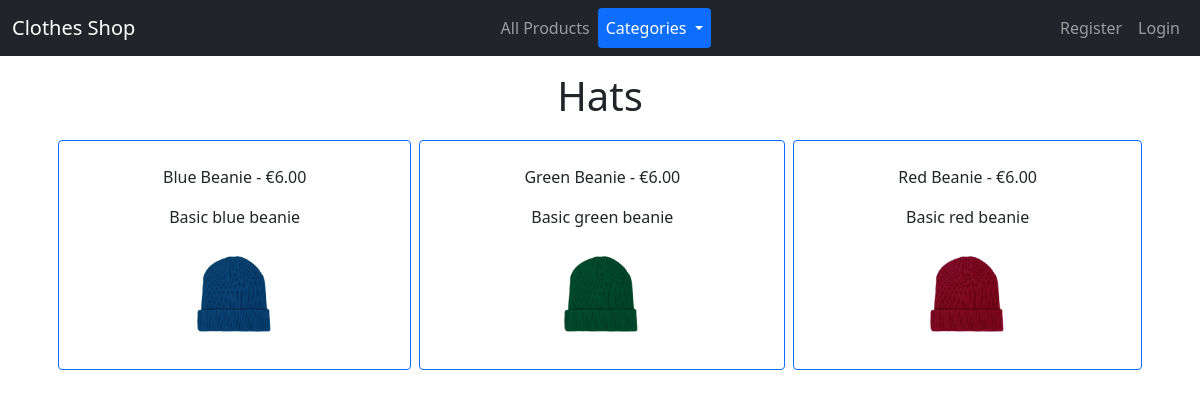
The app's page /Hats/ with its own data.
### adrianshop/models.py (models this page shows)
class Product(models.Model):
    id = models.AutoField(primary_key=True)
    name = models.CharField(max_length=200, null=False)
    description = models.CharField(max_length=300, null=False)
    price = models.DecimalField(max_digits=6, decimal_places=2, default=0.0)
    product_image = models.FileField(upload_to='products/%Y/%b/')
    class ProductTag(models.TextChoices):
        HAT = 'Hats'
        SHIRT = 'Shirts'
        HOODIE = 'Hoodies'
        TROUSER = 'Trousers'
        MISC = 'Miscellaneous'
    product_tag = models.CharField(max_length=13, choices=ProductTag.choices, default=ProductTag.MISC)

### adrianshop/views.py (the view)
# urls.py: path('<str:tag>/', views.category, name='tag_page'),
def category(request, tag):
    tag = tag.capitalize()
    products = Product.objects.filter(product_tag=tag)
    if tag in Product.ProductTag:
        return render(request, 'product_tag_template.html', {'products':products, 'tag':tag})
    else:
        return redirect('/')

### adrianshop/templates/product_tag_template.html (shortened to what this page needs)
{% extends 'base.html' %}
{% block content %}
    <h1 class="text-center">{{ tag }}</h1>
    <div class="d-flex flex-wrap p-2 justify-content-center " >
        {% for p in products %}
            <div class="flex-grow-1 text-center border border-primary rounded p-4 m-1" onclick="location.href='/products/{{p.id}}';" style="cursor: pointer;">
                <p>{{p.name}} - €{{p.price}}</p>
                <p>{{ p.description }}</p>
                    <img src="{{p.product_image.url}}" style="height: 100px;">
            </div>
        {% endfor %}
        </div>
{% endblock %}

### records on screen
Product: name "Blue Beanie", price "6.00", description "Basic blue beanie", product_image (picture)
Product: name "Green Beanie", price "6.00", description "Basic green beanie", product_image (picture)
Product: name "Red Beanie", price "6.00", description "Basic red beanie", product_image (picture)

### other values on screen
{{ tag }} "Hats"
